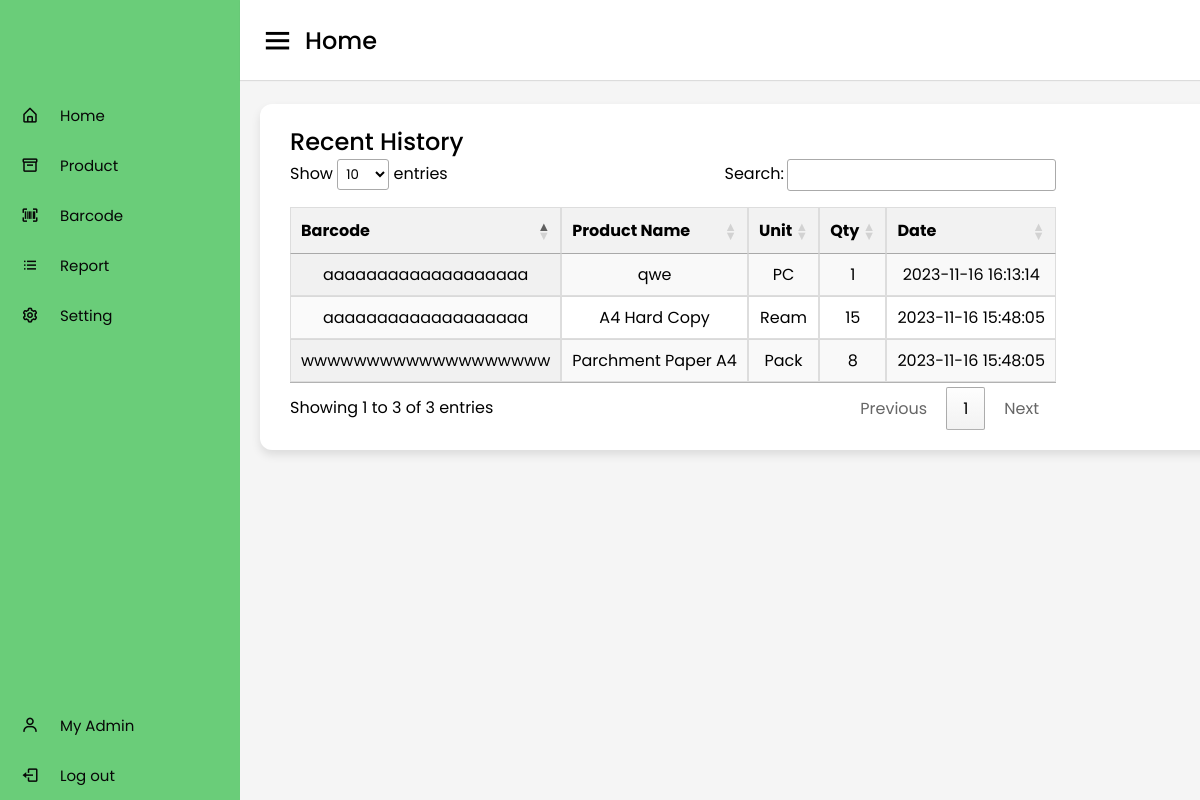
Screenshot of /home.php (signed in) with the database file from the repository.
### tables this page shows
CREATE TABLE `products` (
  `id` int NOT NULL,
  `barcode` varchar(255) NOT NULL,
  `name` varchar(255) NOT NULL,
  `unit` varchar(90) NOT NULL,
  `quantity` int NOT NULL,
  `created_at` datetime DEFAULT NULL,
  `updated_at` datetime DEFAULT NULL,
  `deleted_at` datetime DEFAULT NULL
);

### models/Model.php (called while the page is built, shortened)
<?php
class Model
{
    protected $table;
    protected $host = "localhost";
    protected $database = "ky_capstone";
    protected $username = "root";
    protected $password = "admin";
    protected $pdo;
    protected $stmt;
    public function connect(){
        try {
            $this->pdo = new PDO("mysql:host={$this->host};dbname={$this->database};charset=utf8", $this->username, $this->password);
            $this->pdo->setAttribute(PDO::ATTR_ERRMODE, PDO::ERRMODE_EXCEPTION);
            $this->pdo->setAttribute(PDO::ATTR_DEFAULT_FETCH_MODE, PDO::FETCH_ASSOC);
        } catch (PDOException $e) {
            echo $e->getMessage();
        }
    }
    public function getAll(){
        try {
            return $this->stmt->fetchAll();
        } catch (PDOException $e) {
            return $e->getMessage();
        }
    }
    public function allWithOutTrashDescending() {
        $this->qry = "SELECT * FROM $this->table WHERE `deleted_at` IS NULL ORDER BY `created_at` DESC";
        $this->stmt = $this->pdo->prepare($this->qry);
        $this->stmt->execute();
        $data = $this->getAll();
        return $data;
    }
}

### home.php (the view, shortened to what this page needs)
<?php require_once('includes/header.php') ?>
<?php
  $instance = new Product;
  $products = $instance->allWithOutTrashDescending();
?>
<body>
  <?php require_once('includes/sidebar.php') ?>
  <section class="home-section">
    <nav>
      <div class="sidebar-button">
        <i class='bx bx-menu sidebarBtn'></i>
        <span class="dashboard">Home</span>
      </div>
    </nav>
    <div class="home-content">
      <div class="sales-boxes">
        <div class="recent-sales box">
            <div class="title">Recent History</div>
            <div class="sales-details">
                <table id="recentHistoryTable" class="display">
                    <thead>
                    <tr>
                        <th>Barcode</th>
                        <th>Product Name</th>
                        <th>Unit</th>
                        <th>Qty</th>
                        <th>Date</th>
                    </tr>
                    </thead>
                    <tbody>
                    <?php foreach ($products as $key => $product) { ?>
                      <tr>
                        <td><?= $product['barcode'] ?></td>
                        <td><?= $product['name'] ?></td>
                        <td><?= $product['unit'] ?></td>
                        <td><?= $product['quantity'] ?></td>
                        <td><?= $product['created_at'] ?></td>
                      </tr>
                    <?php } ?>
                    </tbody>
                </table>
            </div>
        </div>
      </div>
    </div>
  </section>
</body>
</html>

### includes/header.php (shortened to what this page needs)
<!DOCTYPE html>
<html lang="en" dir="ltr">
  <head>
    <link rel="stylesheet" href="src/css/home.css">
    <link href='https://unpkg.com/boxicons@2.0.7/css/boxicons.min.css' rel='stylesheet'>
    <link rel="stylesheet" type="text/css" href="https://cdn.datatables.net/1.10.25/css/jquery.dataTables.css">
   </head>

### includes/sidebar.php
<div class="sidebar">
    <div class="details">
    </div>
      <ul class="nav-links">
        <li>
          <a href="home.php" class="active">
            <i class='bx bx-home-alt' ></i>
            <span class="links_name">Home</span>
          </a>
        </li>
        <li>
          <a href="products.php">
            <i class='bx bx-box' ></i>
            <span class="links_name">Product</span>
          </a>
        </li>
        <li>
          <a href="barcode.php">
            <i class='bx bx-barcode-reader' ></i>
            <span class="links_name">Barcode</span>
          </a>
        </li>
        <li>
          <a href="report.php">
            <i class='bx bx-list-ul' ></i>
            <span class="links_name">Report</span>
          </a>
        </li>
        <li>
          <a href="setting.php">
            <i class='bx bx-cog' ></i>
            <span class="links_name">Setting</span>
          </a>
        </li>
        <li class="username">
          <a href="#">
            <i class='bx bx-user'></i>
            <span class="links_name"> <?= $_SESSION['user']['name'] ?> </span>
          </a>
        </li>
        <li class="log_out">
          <a href="index.html">
            <i class='bx bx-log-out'></i>
            <span class="links_name">Log out</span>
          </a>
        </li>
      </ul>
  </div>

### src/css/home.css (style rules this page uses)
* { margin: 0; padding: 0; box-sizing: border-box; font-family: 'Poppins', sans-serif; }
.sidebar { position: fixed; height: 100%; width: 240px; background: rgba(7, 172, 32, 0.6); transition: all 0.5s ease; }
.sidebar .details { height: 80px; display: flex; align-items: center; }
.sidebar .nav-links { margin-top: 10px; }
.sidebar .nav-links li { position: relative; list-style: none; height: 50px; }
.sidebar .nav-links li a { height: 100%; width: 100%; display: flex; align-items: center; text-decoration: none; transition: all 0.4s ease; }
.sidebar .nav-links li i { min-width: 60px; text-align: center; font-size: 18px; color: #070707; }
.sidebar .nav-links li a .links_name { color: #070707; font-size: 15px; font-weight: 400; white-space: nowrap; }
.sidebar .nav-links .log_out { position: absolute; bottom: 0; width: 100%; }
.sidebar .nav-links .username { margin-bottom: 50px; position: absolute; bottom: 0; width: 100%; pointer-events: none; }
.home-section { position: relative; background: #f5f5f5; min-height: 100vh; width: calc(100% - 240px); left: 240px; transition: all 0.5s ease; }
.home-section nav { display: flex; justify-content: space-between; height: 80px; background: #fff; display: flex; align-items: center; position: fixed; width: calc(100% - 240px); left: 240px; z-index: 100; padding: 0 20px; box-shadow: 0 1px 1px rgba(0, 0, 0, 0.1); transition: all 0.5s ease; }
.home-section nav .sidebar-button { display: flex; align-items: center; font-size: 24px; font-weight: 500; }
nav .sidebar-button i { font-size: 35px; margin-right: 10px; }
.home-section .home-content { position: relative; padding-top: 104px; }
.home-content .sales-boxes .recent-sales { width: 100%; background: #fff; padding: 20px 30px; margin: 0 20px; border-radius: 12px; box-shadow: 0 5px 10px rgba(0, 0, 0, 0.1); }
.home-content .sales-boxes .sales-details { display: flex; align-items: center; justify-content: space-between; }
.sales-boxes .box .title { font-size: 24px; font-weight: 500; }
table { width: 100%; border-collapse: collapse; margin-top: 20px; }
thead { background-color: #f2f2f2; }
th, td { padding: 10px; text-align: left; border: 1px solid #ddd; text-align: center; }

### rows the page displays
products: barcode "aaaaaaaaaaaaaaaaaaa", name "qwe", unit "PC", quantity "1", created_at "2023-11-16 16:13:14"
products: barcode "aaaaaaaaaaaaaaaaaaa", name "A4 Hard Copy", unit "Ream", quantity "15", created_at "2023-11-16 15:48:05"
products: barcode "wwwwwwwwwwwwwwwwwww", name "Parchment Paper A4", unit "Pack", quantity "8", created_at "2023-11-16 15:48:05"

### other values shown
$_SESSION['user']['name'] "My Admin"
